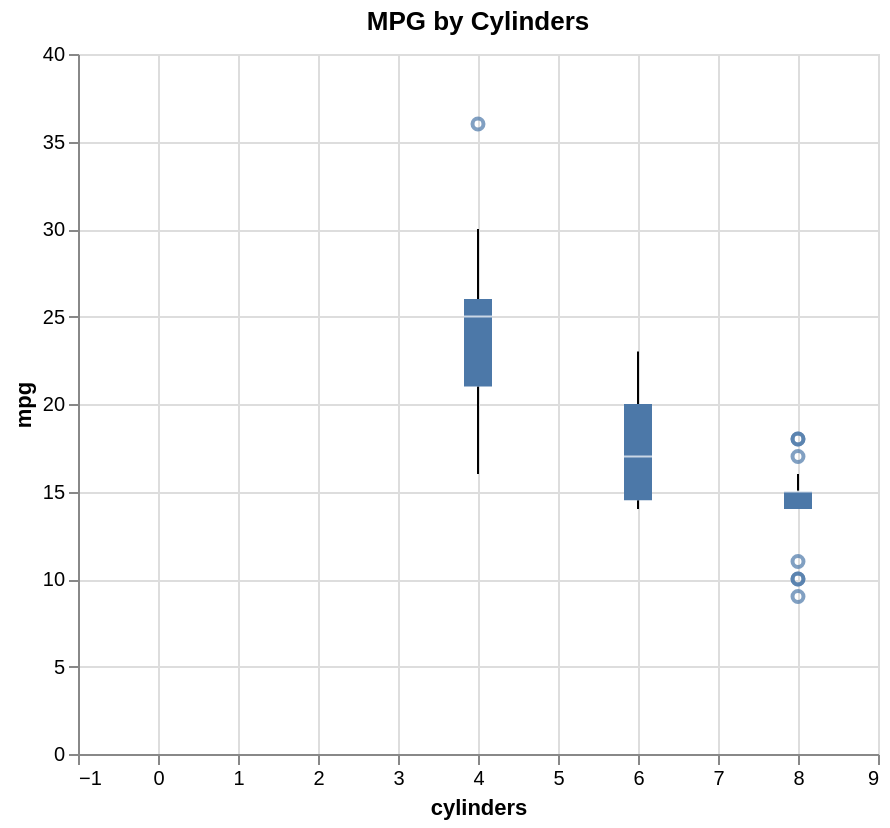

Vega-Lite specification for this chart:
### Vega-Lite specification from a JSON file in a GitHub repository (floating-point values rounded to 4 significant figures)
{"$schema": "https://vega.github.io/schema/vega-lite/v5.json", "height": 350, "encoding": {"tooltip": [{"field": "cylinders", "type": "quantitative"}, {"field": "mpg", "type": "quantitative"}], "x": {"field": "cylinders", "type": "quantitative"}, "y": {"field": "mpg", "type": "quantitative"}}, "data": {"values": [{"horsepower": 130, "acceleration": 12.0, "weight": 3504, "mpg": 18, "cylinders": 8, "origin": "USA"}, {"horsepower": 165, "acceleration": 11.5, "weight": 3693, "mpg": 15, "cylinders": 8, "origin": "USA"}, {"horsepower": 150, "acceleration": 11.0, "weight": 3436, "mpg": 18, "cylinders": 8, "origin": "USA"}, {"horsepower": 150, "acceleration": 12.0, "weight": 3433, "mpg": 16, "cylinders": 8, "origin": "USA"}, {"horsepower": 140, "acceleration": 10.5, "weight": 3449, "mpg": 17, "cylinders": 8, "origin": "USA"}, {"horsepower": 198, "acceleration": 10.0, "weight": 4341, "mpg": 15, "cylinders": 8, "origin": "USA"}, {"horsepower": 220, "acceleration": 9.0, "weight": 4354, "mpg": 14, "cylinders": 8, "origin": "USA"}, {"horsepower": 215, "acceleration": 8.5, "weight": 4312, "mpg": 14, "cylinders": 8, "origin": "USA"}, {"horsepower": 225, "acceleration": 10.0, "weight": 4425, "mpg": 14, "cylinders": 8, "origin": "USA"}, {"horsepower": 190, "acceleration": 8.5, "weight": 3850, "mpg": 15, "cylinders": 8, "origin": "USA"}, {"horsepower": 170, "acceleration": 10.0, "weight": 3563, "mpg": 15, "cylinders": 8, "origin": "USA"}, {"horsepower": 160, "acceleration": 8.0, "weight": 3609, "mpg": 14, "cylinders": 8, "origin": "USA"}, {"horsepower": 150, "acceleration": 9.5, "weight": 3761, "mpg": 15, "cylinders": 8, "origin": "USA"}, {"horsepower": 225, "acceleration": 10.0, "weight": 3086, "mpg": 14, "cylinders": 8, "origin": "USA"}, {"horsepower": 95, "acceleration": 15.0, "weight": 2372, "mpg": 24, "cylinders": 4, "origin": "Japan"}, {"horsepower": 95, "acceleration": 15.5, "weight": 2833, "mpg": 22, "cylinders": 4, "origin": "Japan"}, {"horsepower": 97, "acceleration": 15.5, "weight": 2774, "mpg": 18, "cylinders": 4, "origin": "Japan"}, {"horsepower": 85, "acceleration": 16.0, "weight": 2587, "mpg": 21, "cylinders": 4, "origin": "Japan"}, {"horsepower": 88, "acceleration": 14.5, "weight": 2130, "mpg": 27, "cylinders": 4, "origin": "Japan"}, {"horsepower": 46, "acceleration": 20.5, "weight": 1835, "mpg": 26, "cylinders": 4, "origin": "Europe"}, {"horsepower": 87, "acceleration": 17.5, "weight": 2672, "mpg": 25, "cylinders": 4, "origin": "Europe"}, {"horsepower": 90, "acceleration": 15.0, "weight": 2430, "mpg": 24, "cylinders": 4, "origin": "Europe"}, {"horsepower": 95, "acceleration": 17.5, "weight": 2375, "mpg": 25, "cylinders": 4, "origin": "Europe"}, {"horsepower": 113, "acceleration": 15.5, "weight": 2234, "mpg": 26, "cylinders": 4, "origin": "Europe"}, {"horsepower": 90, "acceleration": 18.5, "weight": 2648, "mpg": 21, "cylinders": 4, "origin": "Europe"}, {"horsepower": 215, "acceleration": 14.0, "weight": 4615, "mpg": 10, "cylinders": 8, "origin": "USA"}, {"horsepower": 200, "acceleration": 13.0, "weight": 4376, "mpg": 10, "cylinders": 8, "origin": "USA"}, {"horsepower": 210, "acceleration": 13.5, "weight": 4382, "mpg": 11, "cylinders": 8, "origin": "USA"}, {"horsepower": 193, "acceleration": 18.0, "weight": 4732, "mpg": 9, "cylinders": 8, "origin": "USA"}, {"horsepower": 88, "acceleration": 14.5, "weight": 2130, "mpg": 27, "cylinders": 4, "origin": "Japan"}, {"horsepower": 90, "acceleration": 13.5, "weight": 2264, "mpg": 28, "cylinders": 4, "origin": "Japan"}, {"horsepower": 95, "acceleration": 15.5, "weight": 2228, "mpg": 25, "cylinders": 4, "origin": "Japan"}, {"horsepower": 100, "acceleration": 19.0, "weight": 2046, "mpg": 25, "cylinders": 4, "origin": "Japan"}, {"horsepower": 105, "acceleration": 13.0, "weight": 2634, "mpg": 19, "cylinders": 4, "origin": "Europe"}, {"horsepower": 100, "acceleration": 15.5, "weight": 2702, "mpg": 16, "cylinders": 4, "origin": "Europe"}, {"horsepower": 88, "acceleration": 16.5, "weight": 2875, "mpg": 17, "cylinders": 4, "origin": "Europe"}, {"horsepower": 100, "acceleration": 17.0, "weight": 2901, "mpg": 19, "cylinders": 4, "origin": "Europe"}, {"horsepower": 165, "acceleration": 11.0, "weight": 3353, "mpg": 18, "cylinders": 6, "origin": "USA"}, {"horsepower": 175, "acceleration": 11.5, "weight": 3169, "mpg": 14, "cylinders": 6, "origin": "USA"}, {"horsepower": 153, "acceleration": 12.5, "weight": 2906, "mpg": 14, "cylinders": 6, "origin": "USA"}, {"horsepower": 150, "acceleration": 13.5, "weight": 3380, "mpg": 15, "cylinders": 6, "origin": "USA"}, {"horsepower": 180, "acceleration": 12.0, "weight": 3740, "mpg": 15, "cylinders": 8, "origin": "USA"}, {"horsepower": 170, "acceleration": 11.0, "weight": 4080, "mpg": 14, "cylinders": 8, "origin": "USA"}, {"horsepower": 175, "acceleration": 11.5, "weight": 3645, "mpg": 15, "cylinders": 8, "origin": "USA"}, {"horsepower": 110, "acceleration": 14.0, "weight": 2585, "mpg": 24, "cylinders": 4, "origin": "Japan"}, {"horsepower": 72, "acceleration": 19.0, "weight": 2310, "mpg": 20, "cylinders": 4, "origin": "Japan"}, {"horsepower": 100, "acceleration": 15.0, "weight": 2472, "mpg": 25, "cylinders": 4, "origin": "Japan"}, {"horsepower": 88, "acceleration": 16.0, "weight": 2265, "mpg": 21, "cylinders": 4, "origin": "Japan"}, {"horsepower": 86, "acceleration": 19.5, "weight": 2110, "mpg": 27, "cylinders": 4, "origin": "Japan"}, {"horsepower": 90, "acceleration": 14.5, "weight": 2800, "mpg": 26, "cylinders": 4, "origin": "Japan"}, {"horsepower": 70, "acceleration": 19.5, "weight": 2110, "mpg": 26, "cylinders": 4, "origin": "Japan"}, {"horsepower": 76, "acceleration": 17.0, "weight": 2085, "mpg": 28, "cylinders": 4, "origin": "Japan"}, {"horsepower": 65, "acceleration": 17.0, "weight": 2245, "mpg": 25, "cylinders": 4, "origin": "Japan"}, {"horsepower": 69, "acceleration": 15.0, "weight": 1965, "mpg": 26, "cylinders": 4, "origin": "Japan"}, {"horsepower": 60, "acceleration": 17.0, "weight": 1755, "mpg": 30, "cylinders": 4, "origin": "Japan"}, {"horsepower": 70, "acceleration": 14.0, "weight": 2815, "mpg": 22, "cylinders": 6, "origin": "USA"}, {"horsepower": 95, "acceleration": 12.5, "weight": 3210, "mpg": 17, "cylinders": 6, "origin": "USA"}, {"horsepower": 80, "acceleration": 13.5, "weight": 3380, "mpg": 23, "cylinders": 6, "origin": "USA"}, {"horsepower": 54, "acceleration": 15.5, "weight": 1760, "mpg": 36, "cylinders": 4, "origin": "Japan"}, {"horsepower": 90, "acceleration": 14.0, "weight": 2130, "mpg": 25, "cylinders": 4, "origin": "Europe"}, {"horsepower": 86, "acceleration": 15.5, "weight": 2205, "mpg": 22, "cylinders": 4, "origin": "Europe"}, {"horsepower": 110, "acceleration": 13.5, "weight": 2245, "mpg": 18, "cylinders": 4, "origin": "Europe"}]}, "title": "MPG by Cylinders", "width": 400, "mark": "boxplot"}
